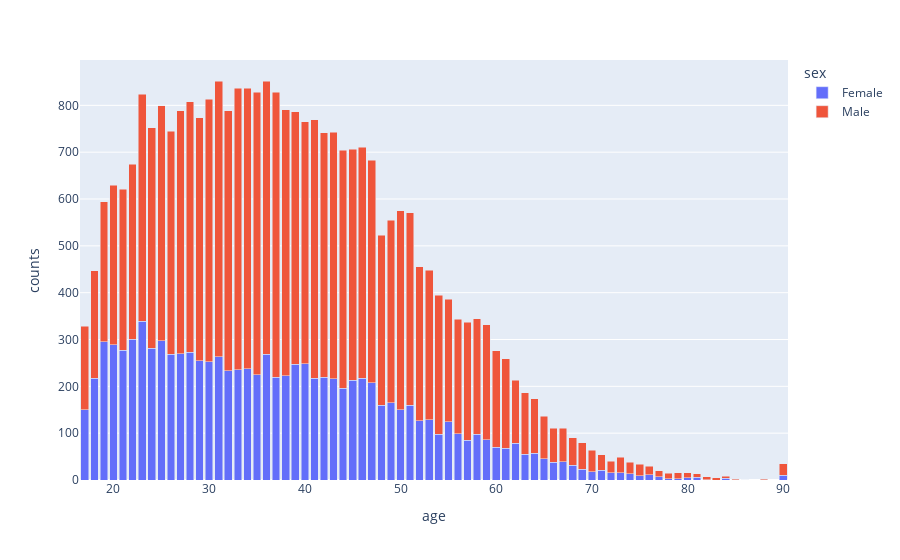

Notebook code cell kept with this figure:
### Code cell
import plotly.express as px
df = data[['age', 'sex']]

# Tính số lượng observations cho từng giá trị age và income
count_by_age_income = df.groupby(['age', 'sex']).size().reset_index(name='counts')

# Vẽ biểu đồ tháp dân số bằng plotly
fig = px.bar(count_by_age_income, x='age', y='counts', color='sex', barmode='stack')
fig.show()

### Figure 1 — Plotly figure (JSON) as saved in the notebook; plotly's stock layout.template omitted (floating-point values rounded to 4 significant figures)
{"data": [{"alignmentgroup": "True", "hovertemplate": "sex=Female<br>age=%{x}<br>counts=%{y}<extra></extra>", "legendgroup": "Female", "marker": {"color": "#636efa", "pattern": {"shape": ""}}, "name": "Female", "offsetgroup": "Female", "orientation": "v", "showlegend": true, "textposition": "auto", "type": "bar", "x": [17, 18, 19, 20, 21, 22, 23, 24, 25, 26, 27, 28, 29, 30, 31, 32, 33, 34, 35, 36, 37, 38, 39, 40, 41, 42, 43, 44, 45, 46, 47, 48, 49, 50, 51, 52, 53, 54, 55, 56, 57, 58, 59, 60, 61, 62, 63, 64, 65, 66, 67, 68, 69, 70, 71, 72, 73, 74, 75, 76, 77, 78, 79, 80, 81, 82, 84, 85, 86, 88, 90], "xaxis": "x", "y": [150, 217, 295, 289, 277, 301, 339, 281, 297, 269, 270, 273, 255, 253, 263, 233, 235, 238, 225, 268, 219, 223, 247, 248, 217, 219, 216, 196, 213, 217, 208, 160, 165, 150, 160, 127, 129, 98, 124, 99, 85, 98, 86, 70, 68, 78, 55, 57, 45, 38, 39, 32, 23, 18, 21, 15, 16, 13, 9, 11, 7, 3, 3, 5, 6, 1, 4, 1, 1, 1, 10], "yaxis": "y"}, {"alignmentgroup": "True", "hovertemplate": "sex=Male<br>age=%{x}<br>counts=%{y}<extra></extra>", "legendgroup": "Male", "marker": {"color": "#EF553B", "pattern": {"shape": ""}}, "name": "Male", "offsetgroup": "Male", "orientation": "v", "showlegend": true, "textposition": "auto", "type": "bar", "x": [17, 18, 19, 20, 21, 22, 23, 24, 25, 26, 27, 28, 29, 30, 31, 32, 33, 34, 35, 36, 37, 38, 39, 40, 41, 42, 43, 44, 45, 46, 47, 48, 49, 50, 51, 52, 53, 54, 55, 56, 57, 58, 59, 60, 61, 62, 63, 64, 65, 66, 67, 68, 69, 70, 71, 72, 73, 74, 75, 76, 77, 78, 79, 80, 81, 82, 83, 84, 85, 88, 90], "xaxis": "x", "y": [178, 230, 299, 340, 344, 373, 485, 471, 502, 476, 519, 535, 519, 560, 588, 556, 602, 598, 603, 584, 609, 568, 539, 517, 552, 522, 527, 508, 493, 494, 475, 363, 390, 425, 411, 328, 319, 296, 262, 244, 252, 246, 246, 206, 191, 135, 131, 116, 91, 72, 72, 58, 57, 46, 33, 25, 33, 25, 25, 18, 13, 11, 12, 11, 7, 6, 5, 4, 2, 2, 25], "yaxis": "y"}], "layout": {"barmode": "stack", "legend": {"title": {"text": "sex"}, "tracegroupgap": 0}, "margin": {"t": 60}, "xaxis": {"anchor": "y", "domain": [0, 1], "title": {"text": "age"}}, "yaxis": {"anchor": "x", "domain": [0, 1], "title": {"text": "counts"}}}}
